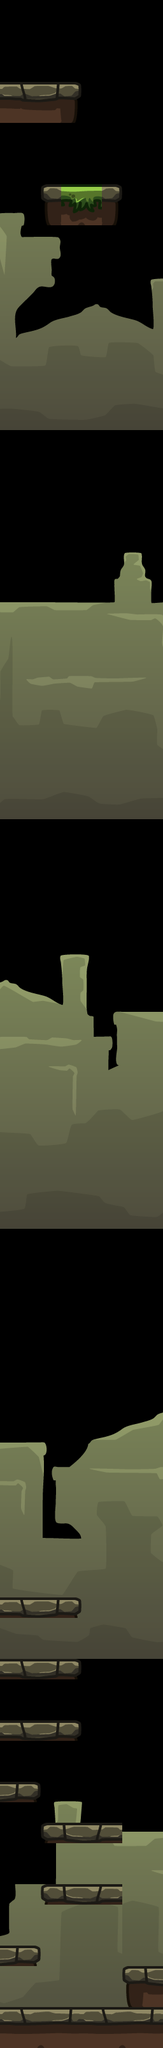

Tiled map render using the project's own tile images. Description and the whole map definition, tile-layer contents included, below:
An orthogonal 8x100 tile map with 32x32 px tiles, 2 tile layers (Fond, Plateformes), 5 tilesets and 9 objects.

<map version="1.10" tiledversion="1.11.0" orientation="orthogonal" renderorder="right-down" width="8" height="100" tilewidth="32" tileheight="32" infinite="0" nextlayerid="4" nextobjectid="10">
 <tileset firstgid="1" source="../../Pygame/tiled/unihikero_02.tsx" />
 <tileset firstgid="944" source="../../Pygame/tiled/Ground_02.tsx" />
 <tileset firstgid="960" source="../../Pygame/tiled/Ground_08.tsx" />
 <tileset firstgid="976" source="../../Pygame/tiled/Ground_11.tsx" />
 <tileset firstgid="992" source="../../Pygame/tiled/Ground_04.tsx" />
 <layer id="1" name="Fond" width="8" height="100">
  <data encoding="csv">
115,116,117,118,119,120,121,122,
156,157,158,159,160,161,162,163,
197,198,199,200,201,202,203,204,
238,239,240,241,242,243,244,245,
944,961,962,963,283,284,285,286,
948,965,966,967,324,325,326,327,
361,362,363,364,365,366,367,368,
402,403,404,405,406,407,408,409,
443,444,445,446,447,448,449,450,
484,485,992,977,978,963,490,491,
525,526,996,981,982,967,531,532,
566,567,568,569,570,571,572,573,
607,608,609,610,611,612,613,614,
648,649,650,651,652,653,654,655,
689,690,691,692,693,694,695,696,
730,731,732,733,734,735,736,737,
771,772,773,774,775,776,777,778,
812,813,814,815,816,817,818,819,
853,854,855,856,857,858,859,860,
894,895,896,897,898,899,900,901,
935,936,937,938,939,940,941,942,
189,190,191,192,193,194,195,196,
230,231,232,233,234,235,236,237,
271,272,273,274,275,276,277,278,
312,313,314,315,316,317,318,319,
353,354,355,356,357,358,359,360,
394,395,396,397,398,399,400,401,
435,436,437,438,439,440,441,442,
476,477,478,479,480,481,482,483,
517,518,519,520,521,522,523,524,
558,559,560,561,562,563,564,565,
599,600,601,602,603,604,605,606,
640,641,642,643,644,645,646,647,
681,682,683,684,685,686,687,688,
722,723,724,725,726,727,728,729,
763,764,765,766,767,768,769,770,
804,805,806,807,808,809,810,811,
845,846,847,848,849,850,851,852,
886,887,888,889,890,891,892,893,
927,928,929,930,931,932,933,934,
140,141,142,143,144,145,146,147,
181,182,183,184,185,186,187,188,
222,223,224,225,226,227,228,229,
263,264,265,266,267,268,269,270,
304,305,306,307,308,309,310,311,
345,346,347,348,349,350,351,352,
386,387,388,389,390,391,392,393,
427,428,429,430,431,432,433,434,
468,469,470,471,472,473,474,475,
509,510,511,512,513,514,515,516,
550,551,552,553,554,555,556,557,
591,592,593,594,595,596,597,598,
632,633,634,635,636,637,638,639,
673,674,675,676,677,678,679,680,
714,715,716,717,718,719,720,721,
755,756,757,758,759,760,761,762,
796,797,798,799,800,801,802,803,
837,838,839,840,841,842,843,844,
878,879,880,881,882,883,884,885,
919,920,921,922,923,924,925,926,
91,92,93,94,95,96,97,98,
132,133,134,135,136,137,138,139,
173,174,175,176,177,178,179,180,
214,215,216,217,218,219,220,221,
255,256,257,258,259,260,261,262,
296,297,298,299,300,301,302,303,
337,338,339,340,341,342,343,344,
378,379,380,381,382,383,384,385,
419,420,421,422,423,424,425,426,
460,461,462,463,464,465,466,467,
501,502,503,504,505,506,507,508,
542,543,544,545,546,547,548,549,
583,584,585,586,587,588,589,590,
624,625,626,627,628,629,630,631,
665,666,667,668,669,670,671,672,
706,707,708,709,710,711,712,713,
747,748,749,750,751,752,753,754,
788,789,790,791,792,793,794,795,
829,830,831,832,833,834,835,836,
870,871,872,873,874,875,876,877,
911,912,913,914,915,916,917,918,
165,166,167,168,169,170,171,172,
206,207,208,209,210,211,212,213,
247,248,249,250,251,252,253,254,
288,289,290,291,292,293,294,295,
329,330,331,332,333,334,335,336,
370,371,372,373,374,375,376,377,
411,412,413,414,415,416,417,418,
452,453,454,455,456,457,458,459,
493,494,495,496,497,498,499,500,
534,535,536,537,538,539,540,541,
575,576,577,578,579,580,581,582,
618,619,620,621,622,623,622,623,
659,660,661,662,663,664,663,664,
700,701,702,703,704,705,704,705,
741,742,743,744,745,746,745,746,
782,783,784,785,786,787,786,787,
823,824,825,826,827,828,827,828,
862,863,864,865,866,867,868,869,
903,904,905,906,907,908,909,910
</data>
 </layer>
 <layer id="3" name="Plateformes" width="8" height="100">
  <data encoding="csv">
0,0,0,0,0,0,0,0,
0,0,0,0,0,0,0,0,
0,0,0,0,0,0,0,0,
0,0,0,0,0,0,0,0,
0,0,0,0,0,0,0,0,
0,0,0,0,0,0,0,0,
0,0,0,0,0,0,0,0,
0,0,0,0,0,0,0,0,
0,0,0,0,0,0,0,0,
0,0,0,0,0,0,0,0,
0,0,0,0,0,0,0,0,
0,0,0,0,0,0,0,0,
0,0,0,0,0,0,0,0,
0,0,0,0,0,0,0,0,
0,0,0,0,0,0,0,0,
0,0,0,0,0,0,0,0,
0,0,0,0,0,0,0,0,
0,0,0,0,0,0,0,0,
0,0,0,0,0,0,0,0,
0,0,0,0,0,0,0,0,
0,0,0,0,0,0,0,0,
0,0,0,0,0,0,0,0,
0,0,0,0,0,0,0,0,
0,0,0,0,0,0,0,0,
0,0,0,0,0,0,0,0,
0,0,0,0,0,0,0,0,
0,0,0,0,0,0,0,0,
0,0,0,0,0,0,0,0,
0,0,0,0,0,0,0,0,
0,0,0,0,0,0,0,0,
0,0,0,0,0,0,0,0,
0,0,0,0,0,0,0,0,
0,0,0,0,0,0,0,0,
0,0,0,0,0,0,0,0,
0,0,0,0,0,0,0,0,
0,0,0,0,0,0,0,0,
0,0,0,0,0,0,0,0,
0,0,0,0,0,0,0,0,
0,0,0,0,0,0,0,0,
0,0,0,0,0,0,0,0,
0,0,0,0,0,0,0,0,
0,0,0,0,0,0,0,0,
0,0,0,0,0,0,0,0,
0,0,0,0,0,0,0,0,
0,0,0,0,0,0,0,0,
0,0,0,0,0,0,0,0,
0,0,0,0,0,0,0,0,
0,0,0,0,0,0,0,0,
0,0,0,0,0,0,0,0,
0,0,0,0,0,0,0,0,
0,0,0,0,0,0,0,0,
0,0,0,0,0,0,0,0,
0,0,0,0,0,0,0,0,
0,0,0,0,0,0,0,0,
0,0,0,0,0,0,0,0,
0,0,0,0,0,0,0,0,
0,0,0,0,0,0,0,0,
0,0,0,0,0,0,0,0,
0,0,0,0,0,0,0,0,
0,0,0,0,0,0,0,0,
0,0,0,0,0,0,0,0,
0,0,0,0,0,0,0,0,
0,0,0,0,0,0,0,0,
0,0,0,0,0,0,0,0,
0,0,0,0,0,0,0,0,
0,0,0,0,0,0,0,0,
0,0,0,0,0,0,0,0,
0,0,0,0,0,0,0,0,
0,0,0,0,0,0,0,0,
0,0,0,0,0,0,0,0,
0,0,0,0,0,0,0,0,
0,0,0,0,0,0,0,0,
0,0,0,0,0,0,0,0,
0,0,0,0,0,0,0,0,
0,0,0,0,0,0,0,0,
0,0,0,0,0,0,0,0,
0,0,0,0,0,0,0,0,
0,0,0,0,0,0,0,0,
960,961,962,963,0,0,0,0,
0,0,0,0,0,0,0,0,
0,0,0,0,0,0,0,0,
960,961,962,963,0,0,0,0,
0,0,0,0,0,0,0,0,
0,0,0,0,0,0,0,0,
960,961,962,963,0,0,0,0,
0,0,0,0,0,0,0,0,
0,0,0,0,0,0,0,0,
962,963,0,0,0,0,0,0,
0,0,0,0,0,0,0,0,
0,0,992,993,994,995,0,0,
0,0,0,0,0,0,0,0,
0,0,0,0,0,0,0,0,
0,0,992,993,994,995,0,0,
0,0,0,0,0,0,0,0,
0,0,0,0,0,0,0,0,
962,963,0,0,0,0,0,0,
0,0,0,0,0,0,992,993,
0,0,0,0,0,0,996,997,
944,945,946,947,944,945,946,947,
948,949,950,951,948,949,950,951
</data>
 </layer>
 <objectgroup id="2" name="Calque d'Objets 1">
  <properties>
   <property name="resistance" type="int" value="50" />
  </properties>
  <object id="1" x="-2" y="3137" width="259" height="66" />
  <object id="2" x="0.181818" y="3040.18" width="63.4545" height="31.2727" />
  <object id="3" x="64" y="2943.82" width="96" height="32" />
  <object id="4" x="64.1818" y="2847.45" width="95.6364" height="32.3636" />
  <object id="5" x="0.545455" y="2783.64" width="63.2727" height="32.1818" />
  <object id="6" x="0.363636" y="2687.45" width="127.636" height="32.9091" />
  <object id="7" x="0.181818" y="2591.27" width="128.182" height="33.0909" />
  <object id="8" x="-0.545455" y="2496.36" width="128.364" height="32.3636" />
  <object id="9" x="193.273" y="3072.55" width="62.9091" height="65.0909" />
 </objectgroup>
</map>
